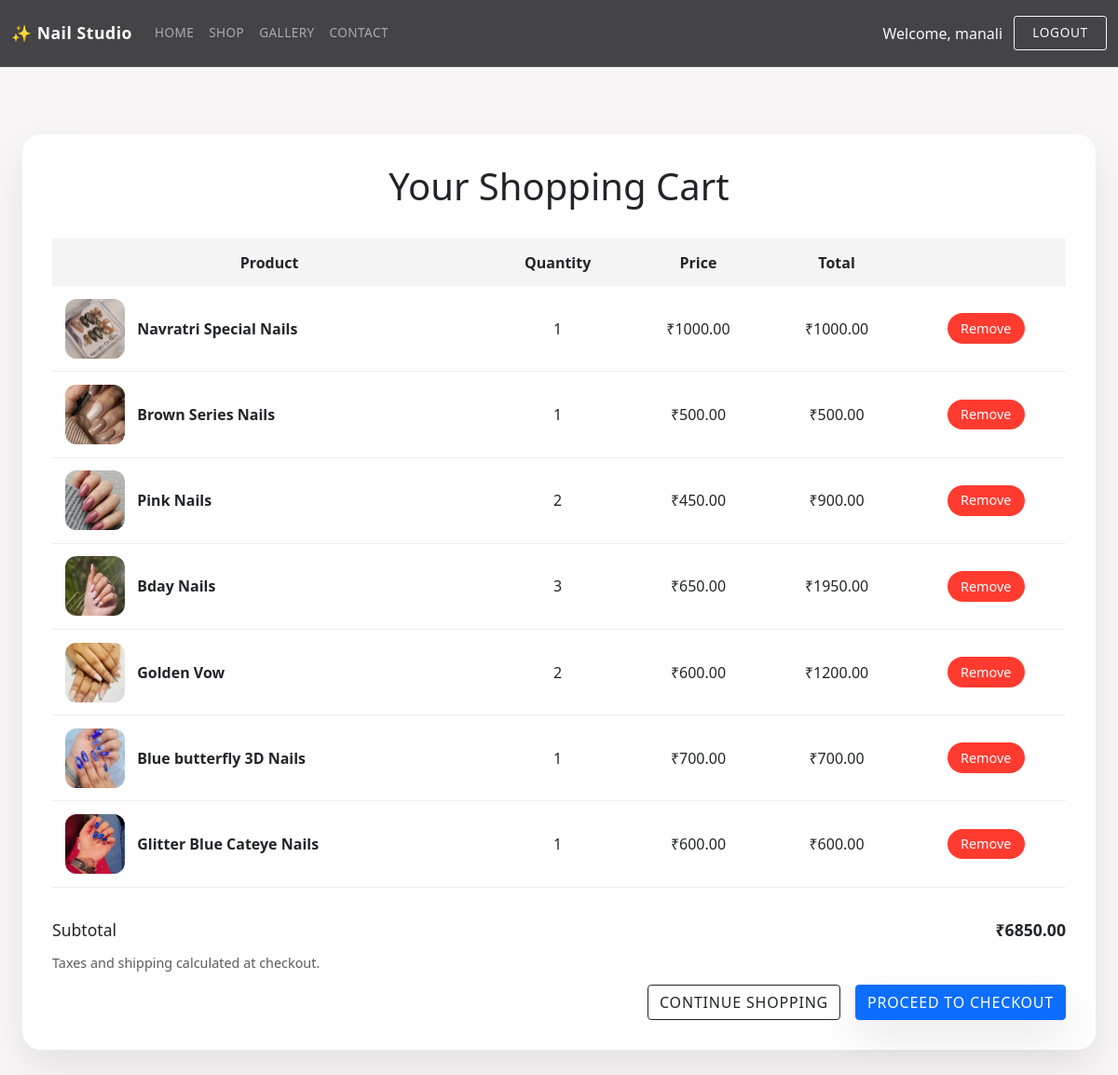
Page /cart/ (signed in) on the committed database.
### demo/models.py (models this page shows, shortened)
class Cart(models.Model):
    user = models.ForeignKey(User, on_delete=models.CASCADE)
    product = models.ForeignKey(Product, on_delete=models.CASCADE)
    quantity = models.PositiveIntegerField(default=1)

class Product(models.Model):
    name = models.CharField(max_length=200)
    brand = models.CharField(max_length=200, default="MANALI NAILS")
    image = models.ImageField(upload_to='images/')
    price = models.DecimalField(max_digits=10, decimal_places=2, default=0.00)

### demo/views.py (the view)
# urls.py: path('cart/', views.view_cart, name='view_cart'),
@login_required(login_url='log_in')
def view_cart(request):
    cart_items = Cart.objects.filter(user=request.user)
    total = sum(item.product.price * item.quantity for item in cart_items)
    return render(request, "cart.html", {"cart_items": cart_items, "total": total})

### demo/templatetags/cart_extras.py (called while the page is built)
@register.filter
def mul(value, arg):
    return value * arg

### demo/templates/cart.html (shortened to what this page needs)
{% extends "base.html" %}
{% load static %}
{% load cart_extras %}
{% block extra_css %}
<link rel="stylesheet" href="{% static 'css/cart.css' %}">
{% endblock %}
{% block content %}
<section class="section cart-section">
  <div class="page-shell">
    <div class="surface-card cart-card">
      <h1>Your Shopping Cart</h1>
      {% if cart_items %}
        <div class="cart-table-wrapper">
          <table class="cart-table">
            <thead>
              <tr>
                <th>Product</th>
                <th>Quantity</th>
                <th>Price</th>
                <th>Total</th>
                <th></th>
              </tr>
            </thead>
            <tbody>
              {% for item in cart_items %}
                <tr>
                  <td class="product-info">
                    <img src="{{ item.product.image.url }}" alt="{{ item.product.name }}">
                    <div>
                      <p class="product-name">{{ item.product.name }}</p>
                    </div>
                  </td>
                  <td class="center">{{ item.quantity }}</td>
                  <td class="center">₹{{ item.product.price|floatformat:2 }}</td>
                  <td class="center">₹{{ item.product.price|mul:item.quantity|floatformat:2 }}</td>
                  <td class="center">
                    <form method="post" action="{% url 'remove_from_cart' item.id %}">
                      <button type="submit" class="remove-btn">Remove</button>
                    </form>
                  </td>
                </tr>
              {% endfor %}
            </tbody>
          </table>
        </div>
        <div class="cart-summary">
          <div class="summary-line">
            <span>Subtotal</span>
            <strong>₹{{ total|floatformat:2 }}</strong>
          </div>
          <p class="summary-note">Taxes and shipping calculated at checkout.</p>
          <div class="cart-actions">
            <a class="btn btn-outline-dark" href="{% url 'shop' %}">Continue Shopping</a>
            <a class="btn btn-primary" href="{% url 'buy' %}">Proceed to Checkout</a>
          </div>
        </div>
      {% else %}
        <p class="empty-msg">Your cart is empty. Browse the shop to add your next set!</p>
        <div class="cart-actions">
          <a class="btn btn-primary" href="{% url 'shop' %}">Shop Designs</a>
        </div>
      {% endif %}
    </div>
  </div>
</section>
{% endblock %}

### demo/templates/base.html (shortened to what this page needs)
{% load static %}
<!DOCTYPE html>
<html lang="en">
<head>
    <link rel="stylesheet" href="{% static 'css/base.css' %}">
    <link rel="stylesheet" href="https://cdnjs.cloudflare.com/ajax/libs/font-awesome/7.0.1/css/all.min.css"/>
    <link href="https://cdn.jsdelivr.net/npm/bootstrap@5.0.2/dist/css/bootstrap.min.css" rel="stylesheet">
    {% block extra_css %}{% endblock %}
</head>
<body>
    <nav class="navbar navbar-expand-lg navbar-dark fixed-top">
        <div class="container-fluid">
            <a class="navbar-brand" href="{% url 'navbar' %}">✨ Nail Studio</a>
            <div class="collapse navbar-collapse" id="navbarNav">
                <ul class="navbar-nav me-auto mb-2 mb-lg-0">
                    <li class="nav-item"><a class="nav-link" href="{% url 'navbar' %}">Home</a></li>
                    <li class="nav-item"><a class="nav-link" href="{% url 'shop' %}">Shop</a></li>
                    <li class="nav-item"><a class="nav-link" href="{% url 'all' %}">Gallery</a></li>
                    <li class="nav-item"><a class="nav-link" href="{% url 'contact' %}">Contact</a></li>
                </ul>
                <div class="nav-auth">
                    {% if user.is_authenticated %}
                        <span class="navbar-text text-light">Welcome, {{ user.username }}</span>
                        <a href="{% url 'log_out' %}" class="btn btn-outline-light btn-sm">Logout</a>
                    {% else %}
                        <a href="{% url 'sign_up' %}" class="btn btn-outline-light btn-sm">Register</a>
                        <a href="{% url 'log_in' %}" class="btn btn-primary btn-sm">Login</a>
                    {% endif %}
                </div>
            </div>
        </div>
    </nav>
    <main class="page-wrapper">
        {% block content %}
        {% endblock %}
    </main>
</body>
</html>

### demo/static/css/base.css (style rules this page uses)
:root { --color-bg: #f8f5f7; --color-surface: #ffffff; --color-surface-dark: #0d0d0d; --color-text: #1f1f1f; --color-text-muted: #5b5b5b; --color-accent: #f06292; --color-accent-dark: #b71c5c; --color-border: rgba(15, 15, 15, 0.08); --shadow-soft: 0 20px 40px rgba(15, 15, 15, 0.08); --shadow-card: 0 25px 60px rgba(14, 8, 30, 0.14); --nav-height: 72px; --max-width: 1200px; }
*, *::before, *::after { box-sizing: border-box; }
html { font-size: 16px; scroll-behavior: smooth; }
body { margin: 0; min-height: 100vh; font-family: "Inter", "Poppins", "Libre Baskerville", system-ui, -apple-system, BlinkMacSystemFont, "Segoe UI", sans-serif; background: var(--color-bg); color: var(--color-text); line-height: 1.6; -webkit-font-smoothing: antialiased; }
img, picture { max-width: 100%; display: block; height: auto; border-radius: inherit; }
a { color: inherit; text-decoration: none; }
button, input, textarea, select { font: inherit; color: inherit; }
main { padding-top: var(--nav-height); }
.page-shell { width: min(var(--max-width), 100% - clamp(1.5rem, 4vw, 4.5rem)); margin-inline: auto; }
.section { padding-block: clamp(3rem, 6vw, 6rem); }
.navbar { background: rgba(6, 5, 8, 0.75) !important; backdrop-filter: blur(24px); border-bottom: 1px solid rgba(255, 255, 255, 0.08); min-height: var(--nav-height); padding-block: 0.35rem; }
.navbar .navbar-brand { font-weight: 700; letter-spacing: 0.03em; font-size: 1.1rem; }
.navbar-dark .navbar-nav .nav-link { font-weight: 500; letter-spacing: 0.03em; text-transform: uppercase; font-size: 0.85rem; color: rgba(255, 255, 255, 0.9); padding-inline: 0.9rem; }
.nav-auth { display: flex; align-items: center; gap: 0.75rem; flex-wrap: wrap; }
.nav-auth .btn { font-size: 0.85rem; padding: 0.45rem 1.2rem; }
.btn { border-radius: 999px; padding: 0.65rem 1.6rem; font-weight: 600; letter-spacing: 0.05em; text-transform: uppercase; border: none; transition: transform 0.3s ease, box-shadow 0.3s ease, background 0.3s ease; }
.btn-primary { background: var(--color-accent); color: #fff; box-shadow: var(--shadow-soft); }
.btn-outline-dark { border: 1px solid #111; color: #111; background: transparent; }
.surface-card { background: rgba(255, 255, 255, 0.94); border-radius: 1.25rem; padding: clamp(1.25rem, 4vw, 2rem); box-shadow: var(--shadow-soft); }

### demo/static/css/cart.css (style rules this page uses)
.cart-section { background: var(--color-bg); }
.cart-card h1 { margin-top: 0; text-align: center; }
.cart-table-wrapper { overflow-x: auto; }
.cart-table { width: 100%; border-collapse: collapse; margin-top: 1.5rem; }
.cart-table th, .cart-table td { padding: 0.85rem; text-align: center; }
.cart-table thead { background: rgba(0, 0, 0, 0.04); }
.cart-table tbody tr { border-bottom: 1px solid rgba(0, 0, 0, 0.06); }
.product-info { display: flex; align-items: center; gap: 0.85rem; text-align: left; }
.product-info img { width: 64px; height: 64px; object-fit: cover; border-radius: 0.75rem; }
.product-name { margin: 0; font-weight: 600; }
.remove-btn { background: #ff3b30; color: #fff; border: none; border-radius: 999px; padding: 0.35rem 0.9rem; cursor: pointer; font-size: 0.9rem; transition: background 0.2s ease; }
.cart-summary { margin-top: 2rem; display: flex; flex-direction: column; gap: 0.75rem; }
.summary-line { display: flex; justify-content: space-between; font-size: 1.1rem; }
.summary-note { margin: 0; color: var(--color-text-muted); font-size: 0.9rem; }
.cart-actions { display: flex; flex-wrap: wrap; gap: 1rem; justify-content: flex-end; }

### rows in the picture
Cart: product.image (picture), product.name "Navratri Special Nails", quantity "1", product.price "1000.00", product.price|mul "1000.00"
Cart: product.image (picture), product.name "Brown Series Nails", quantity "1", product.price "500.00", product.price|mul "500.00"
Cart: product.image (picture), product.name "Pink Nails", quantity "2", product.price "450.00", product.price|mul "900.00"
Cart: product.image (picture), product.name "Bday Nails", quantity "3", product.price "650.00", product.price|mul "1950.00"
Cart: product.image (picture), product.name "Golden Vow", quantity "2", product.price "600.00", product.price|mul "1200.00"
Cart: product.image (picture), product.name "Blue butterfly 3D Nails", quantity "1", product.price "700.00", product.price|mul "700.00"
Cart: product.image (picture), product.name "Glitter Blue Cateye Nails", quantity "1", product.price "600.00", product.price|mul "600.00"

### other values in the picture
{{ user.username }} "manali"
{{ total|floatformat:2 }} "6850.00"
